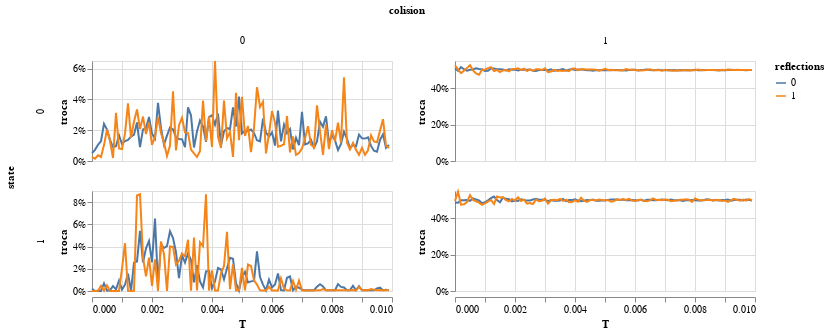

The cell this chart's notebook holds for it:
### Code cell
alt.Chart(db_mean).mark_line().encode(
    x = 'T',
    y = alt.Y('troca').axis(format = '%'),
    row = 'state:N',
    column = 'colision',
    color = 'reflections:N'
).properties(height = 100).resolve_scale(y = 'independent')

### Figure 1 — Vega-Lite specification as saved in the notebook (floating-point values rounded to 4 significant figures; data arrays with more than 128 entries replaced by an {"elided": "..."} marker saying what was removed)
{"config": {"view": {"continuousWidth": 300, "continuousHeight": 300}}, "data": {"name": "data-7d221dc14ea5c01617dc408992690dec"}, "mark": {"type": "line"}, "encoding": {"color": {"field": "reflections", "type": "nominal"}, "column": {"field": "colision", "type": "quantitative"}, "row": {"field": "state", "type": "nominal"}, "x": {"field": "T", "type": "quantitative"}, "y": {"axis": {"format": "%"}, "field": "troca", "type": "quantitative"}}, "height": 100, "resolve": {"scale": {"y": "independent"}}, "$schema": "https://vega.github.io/schema/vega-lite/v5.17.0.json", "datasets": {"data-7d221dc14ea5c01617dc408992690dec": {"elided": "800 records"}}}
